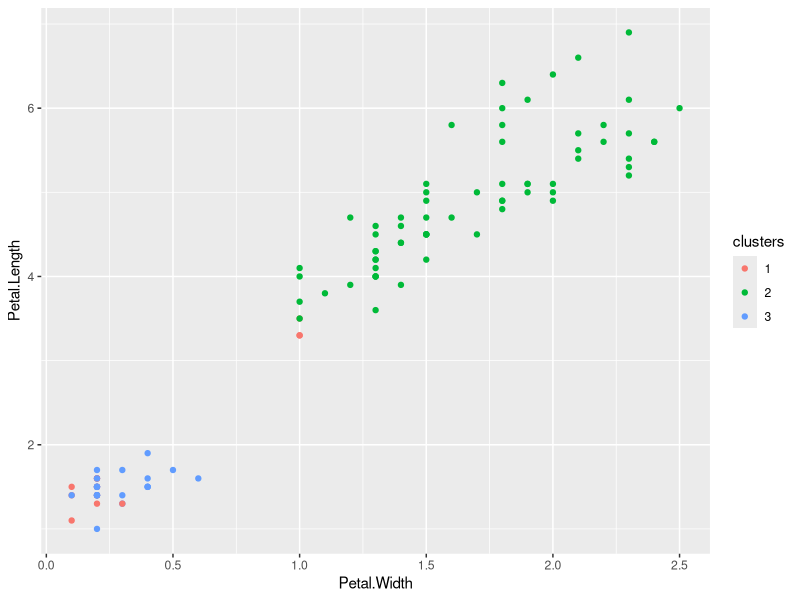

Here is the R script that generated this plot:
## ---- chunk 1
data(iris); library(ggplot2); library(caret)
inTrain <- createDataPartition(y=iris$Species,
                              p=0.7, list=FALSE)
training <- iris[inTrain,]
testing <- iris[-inTrain,]
dim(training); dim(testing)
## ---- chunk 2
kMeans1 <- kmeans(subset(training,select=-c(Species)),centers=3)
training$clusters <- as.factor(kMeans1$cluster)
qplot(Petal.Width,Petal.Length,colour=clusters,data=training)
## ---- chunk 3
table(kMeans1$cluster,training$Species)
## ---- chunk 4
modFit <- train(clusters ~.,data=subset(training,select=-c(Species)),method="rpart")
table(predict(modFit,training),training$Species)
## ---- chunk 5
testClusterPred <- predict(modFit,testing) 
table(testClusterPred ,testing$Species)
